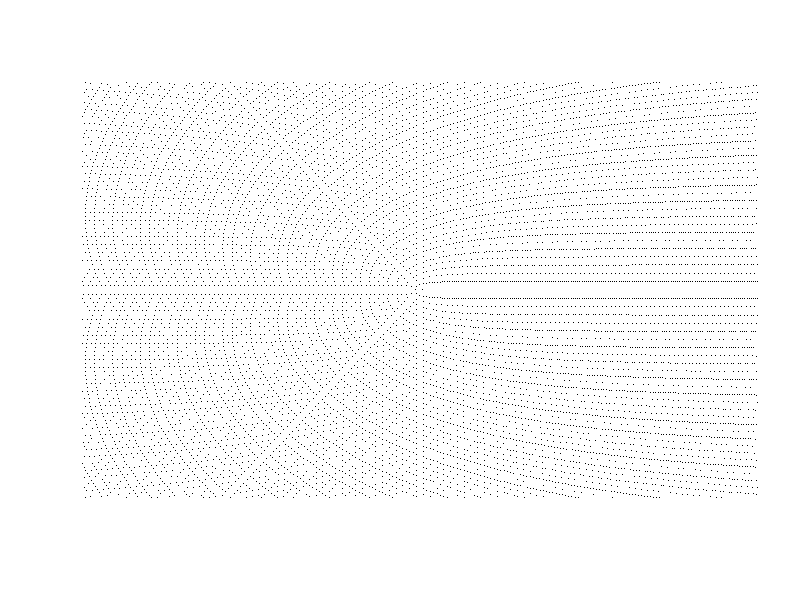

The R script that drew this image:


gcd <- function (m, n) {
  while (1) {
    rem <- m %% n                         # calculate the remainder here 
    ifelse (rem == 0, break, { m = n; n = rem; }) # if the remainder is greater than 0 then we continue by changing m to the value of n and n to the value of the remainder
  }
  n
}   

epf <- function (n) {
  if (n < 0) { -1 }                       # function's domain are positive integers only
  sum = 0
  for (k in 1:n) {                        # epf(n) is number of positive integers in 1 <= k <= n
    if (gcd(n, k) == 1) { sum = sum + 1 } # for which gcd (n, k) is equal 1. (when gcd (n, k) is 1, the number
  }                                       # k is a totient of n. And epf(n) is the sum of these totients (numbers relatively prime to n)
  sum                                     # return the result
}

# factorize a number
factors<-function (num) {
  factors <- integer(num - 2) # initialize factors
  
                                          # loop from 2 to num-1
  for (i in 2:(num-1)) {
                                          # check if i is a factor of num
    if ((num%%i)==0) {
                                          # add i to vector of factors
      factors[i-1] <- i 
    }
  }
  factors <- factors[factors!=0]
  factors
}
# remove factors==0


# if the number is a power of 2, return TRUE
isPowerof2 <- function (number) {
  n1s <- sum(as.numeric(intToBits(number)));
  return (n1s==1)
}


# fracts(n) is a list of rational numbers 1/n to n/n if the numerator does not divide n.
fracts <- function (n) {
  acc<-c();
  for(i in 1:(n)){
    if(gcd(i,n)==1){ 
      acc<-c(acc,i/n)
    } else {}
  };
  c(acc,1/n)
}

# is p a prime number? uses factors.
isPrime <- function (p) if (p>2) { length(factors(p))==0 } else { TRUE }

# maps frac to the complex number with modulus 1, argument 2*pi*frac.
rootOfUnity <- function (frac) {
  complex(argument=2*pi*frac,modulus=1)
}

# Uses rootOfUnity to create the set of Nth primitive roots of unity.
Polygon<-function(n){
  c(mapply(rootOfUnity,fracts(n)))
}

# paints numbers with prime denominators red 
colorPick<-function(j) if(isPrime(j)){'red'} else{'black'}

# Scales sets of complex numbers by a quantity.
scalePoly<-function(poly,i){
  scalePoint<-function(z){complex(argument=Arg(z),modulus=(i+Mod(z)-1))}
  mapply(scalePoint,poly)
}

par(new=FALSE)

maxN<-150
wind1<-100
shift<-complex(real=0,imaginary=0)
# Creates a plot of N-scaled primitive Nth roots of unity up to some N.
plotIrreducibleFracts<-function(){
  for (i in 1:maxN) {
    j <- i
    pts<-Polygon(j)                     #Creates a set of jth primitive roots of unity.
    currentPoly<-shift+scalePoly(pts,j) #Optionally we can translate each polygon to examine certain parts of the plot.
                                        #Next, with a lot of graphical parameters we plot another layer.
    plot(currentPoly,xlim=c(-wind1,wind1),ylim=c(-wind1,wind1),bty='n',xaxt='n',yaxt='n',main='',xlab='',ylab='',type='p',pch='.')
    par(new=TRUE)
  }
}


PolygonAll<-function(n){
  c(mapply(rootOfUnity,(1:n)/n))
}
# Then, we want to use the same idea to ask what happens when the set of points is transformed.
# First we need the set of points.
fullImage<-function(maxD){
  result<-c()
  for(i in 1:maxD){
    result<-c(result,i*Polygon(i))
  }
  result
}
fullImageAll<-function(max){
  result<-c()
  for(i in 1:max){
    result<-c(result,i*PolygonAll(i))
  }
  result
}
# Plot plotMe with graphical parameters that make nice images, with a window size of wind.
plotNicely<-function(plotMe,wind){
  plot(plotMe,xlim=c(-wind,wind),ylim=c(-wind,wind),bty='n',xaxt='n',yaxt='n',main='',xlab='',ylab='',type='p',pch='.')
}

# Plots the whole set of Polygon(*) points up to g.
fullPlot<-function(g){
  plotNicely(fullImage(g),g/sqrt(3))
}
fullPlot(250)


